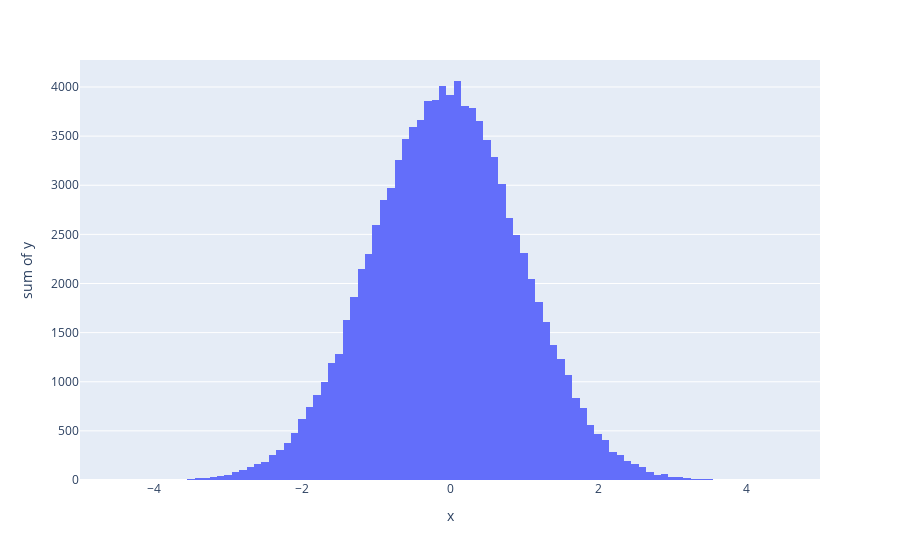

Notebook code cell kept with this figure:
### Code cell
PlotHistogram(er.histograms[0])

### Figure 1 — Plotly figure (JSON) as saved in the notebook; plotly's stock layout.template omitted (floating-point values rounded to 4 significant figures)
{"data": [{"alignmentgroup": "True", "bingroup": "x", "histfunc": "sum", "hovertemplate": "x=%{x}<br>sum of y=%{y}<extra></extra>", "legendgroup": "", "marker": {"color": "#636efa", "pattern": {"shape": ""}}, "name": "", "nbinsx": 100, "offsetgroup": "", "orientation": "v", "showlegend": false, "type": "histogram", "x": [-5, -4.9, -4.8, -4.7, -4.6, -4.5, -4.4, -4.3, -4.2, -4.1, -4, -3.9, -3.8, -3.7, -3.6, -3.5, -3.4, -3.3, -3.2, -3.1, -3, -2.9, -2.8, -2.7, -2.6, -2.5, -2.4, -2.3, -2.2, -2.1, -2, -1.9, -1.8, -1.7, -1.6, -1.5, -1.4, -1.3, -1.2, -1.1, -1, -0.9, -0.8, -0.7, -0.6, -0.5, -0.4, -0.3, -0.2, -0.1, 0, 0.1, 0.2, 0.3, 0.4, 0.5, 0.6, 0.7, 0.8, 0.9, 1, 1.1, 1.2, 1.3, 1.4, 1.5, 1.6, 1.7, 1.8, 1.9, 2, 2.1, 2.2, 2.3, 2.4, 2.5, 2.6, 2.7, 2.8, 2.9, 3, 3.1, 3.2, 3.3, 3.4, 3.5, 3.6, 3.7, 3.8, 3.9, 4, 4.1, 4.2, 4.3, 4.4, 4.5, 4.6, 4.7, 4.8, 4.9], "xaxis": "x", "y": [0, 0, 0, 1, 0, 0, 1, 0, 0, 2, 1, 4, 3, 5, 4, 15, 16, 18, 28, 45, 54, 84, 101, 132, 162, 186, 259, 307, 372, 480, 621, 739, 868, 995, 1186, 1281, 1625, 1864, 2150, 2300, 2591, 2846, 2974, 3256, 3472, 3594, 3669, 3856, 3865, 4012, 3921, 4061, 3809, 3784, 3653, 3459, 3291, 3013, 2662, 2495, 2307, 2044, 1811, 1612, 1372, 1236, 1064, 838, 737, 564, 466, 403, 288, 256, 195, 161, 134, 79, 53, 58, 33, 35, 17, 10, 11, 11, 5, 4, 0, 1, 1, 1, 0, 1, 0, 0, 0, 0, 0, 0], "yaxis": "y"}], "layout": {"barmode": "relative", "legend": {"tracegroupgap": 0}, "margin": {"t": 60}, "xaxis": {"anchor": "y", "domain": [0, 1], "range": [-5, 5], "title": {"text": "x"}}, "yaxis": {"anchor": "x", "domain": [0, 1], "title": {"text": "sum of y"}}}}
